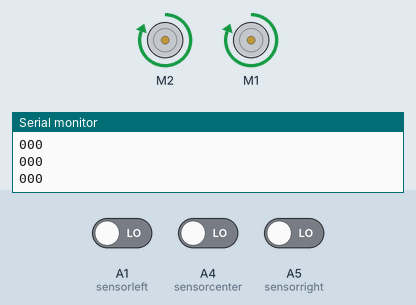
A sketch run on a simulated Arduino Uno, built with avr-gcc and run on an emulated ATmega328P. On the bench: 2 × DC motor (green arrow = forward, orange = backward, longer = faster), the last lines printed to the serial monitor. Inputs (shaded band) come from the test bench; at power-on: A1 (sensorleft) LOW, A5 (sensorright) LOW, A4 (sensorcenter) LOW.

Above: at 1.2 s.
1.3 s: A1 (sensorleft) driven HIGH
At 2.5 s:
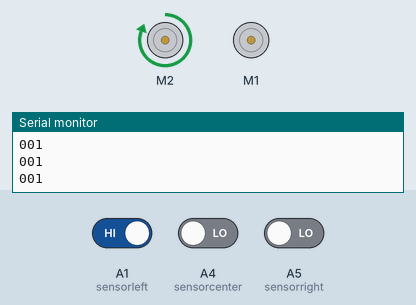
2.8 s: A1 (sensorleft) driven LOW
At 3.8 s:
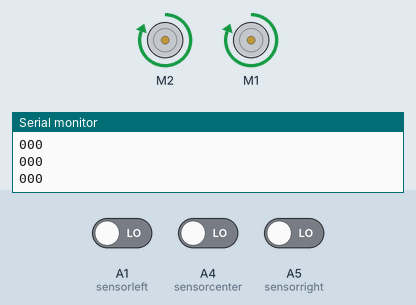
4.3 s: A5 (sensorright) driven HIGH
At 4.9 s:
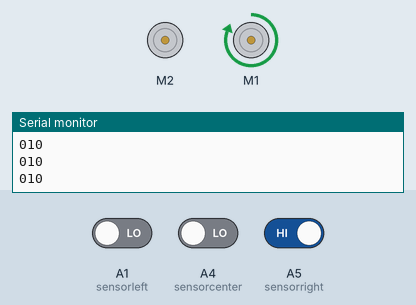
5.8 s: A5 (sensorright) driven LOW
At 6.1 s:
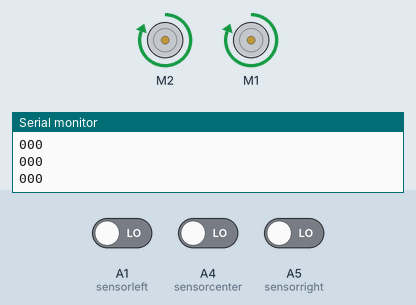
Timing chart, 0 to 8.3 s (numbered marks = the images above; inputs shaded):
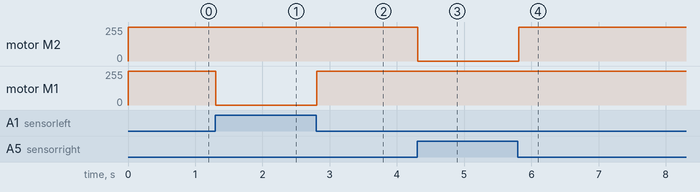

Measured:
- after the input at 1.3 s, motor M1: forward 255/255 → stopped at once
- after the input at 2.8 s, motor M1: stopped → forward 255/255 at once
- after the input at 4.3 s, motor M2: forward 255/255 → stopped at once
- after the input at 5.8 s, motor M2: stopped → forward 255/255 at once

The sketch:

MOTOR.ino
```cpp
#include <AFMotor.h>

AF_DCMotor rightmotor(2);
AF_DCMotor leftmotor(1);
int ss=255;

int sensorleft=A1;
int sensorcenter=A4;
int sensorright=A5;


int l1=1;
int l2=1;
int l3=1;

int f1=1;
int f2=1;
int f3=1;

//////////////////////////////////////

void setup()
{

 rightmotor.setSpeed(ss);
 rightmotor.run(FORWARD);
 leftmotor.setSpeed(ss);
 leftmotor.run(FORWARD);
 Serial.begin(9600);

 pinMode(sensorleft,INPUT);
 pinMode(sensorcenter,INPUT);
 pinMode(sensorright,INPUT);

}
///////////////////////////////////////////////////

void loop()
{
l1=digitalRead(sensorleft);
l2=digitalRead(sensorcenter);
l3=digitalRead(sensorright);
Serial.println(l1);
Serial.print(l2);
Serial.print(l3);


/////////////////////////////////////////////////////////////////////
if(l1==1&&l2==1&&l3==1)   //feedback when comes all sensor on white
{
l1=f1;
l2=f2;
l3=f3;
}

////////////////////////////////////////////////////////////////////////////
if(l1==1&&l2==0&&l3==0||l1==1&&l2==1&&l3==0)   //left turn
{
 rightmotor.setSpeed(ss);
 rightmotor.run(FORWARD);
 leftmotor.setSpeed(00);
 leftmotor.run(FORWARD);

}
else
if(l1==0&&l2==0&&l3==1||l1==0&&l2==1&&l3==1)  //right turn
{
 rightmotor.setSpeed(00);
 rightmotor.run(FORWARD);
 leftmotor.setSpeed(ss);
 leftmotor.run(FORWARD);
}
else
if(l1==0&&l2==1&&l3==0||l1==0&&l2==0&&l3==0)  //go forward straight
{
 rightmotor.setSpeed(ss);
 rightmotor.run(FORWARD);
 leftmotor.setSpeed(ss);
 leftmotor.run(FORWARD);;
}
else
if(l1==1&&l2==1&&l3==1) //stop
{
 rightmotor.setSpeed(00);
 rightmotor.run(BACKWARD);
 leftmotor.setSpeed(00);
 leftmotor.run(FORWARD);
}

///////////////////////////////////////////////////////////////////
f1=l1;
f2=l2;
f3=l3;        //memory variables
////////////////////////////////////////////////////////////////////
}
```
